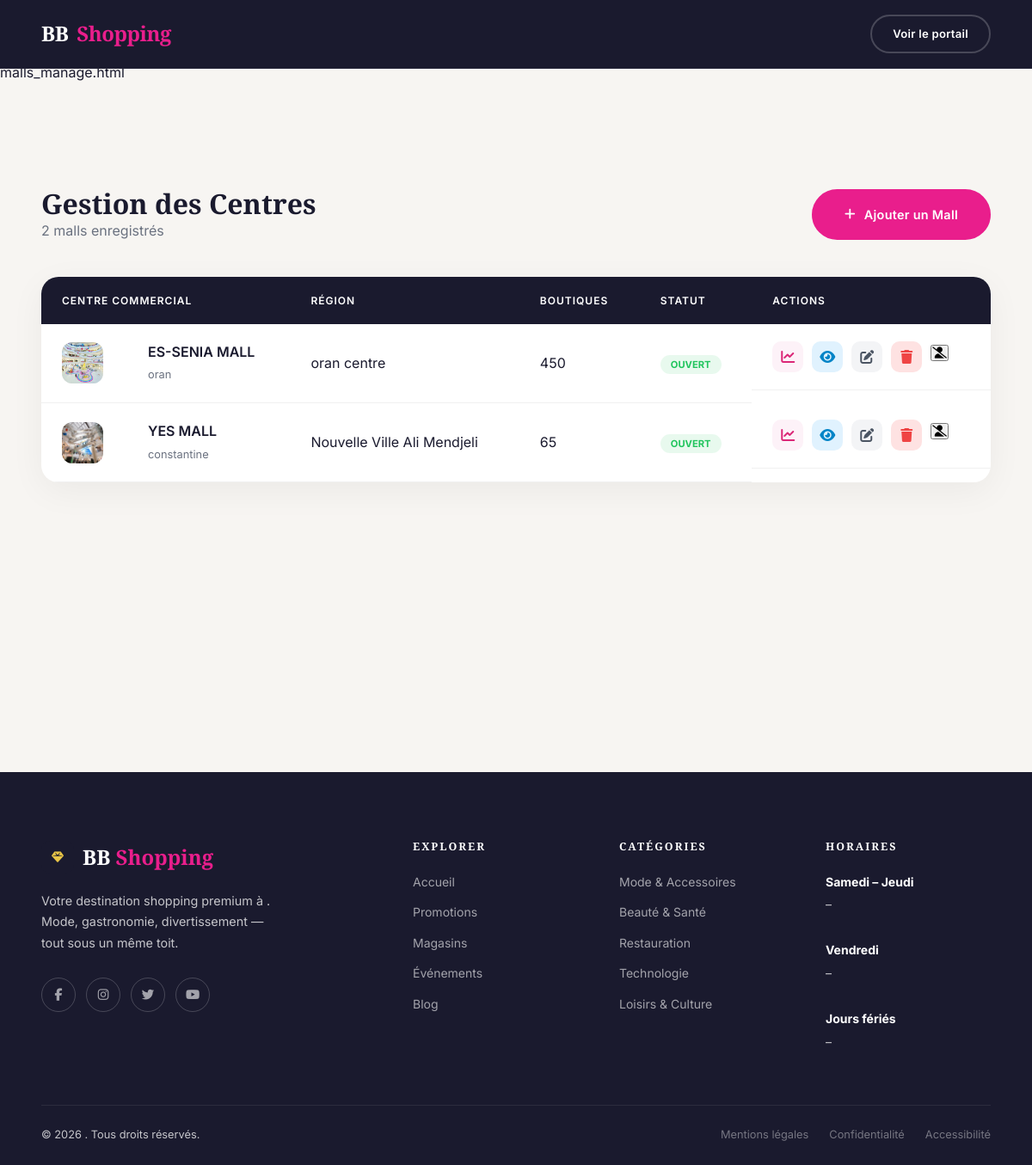
The app's page /malls/manage/ (signed in) with its own data.
### centre_commercial/models.py (models this page shows, shortened)
class Mall(models.Model):
    CITIES = [
        ('constantine', 'Constantine'),
        ('alger', 'Alger'),
        ('oran', 'Oran'),
        ('annaba', 'Annaba'),
        ('setif', 'Sétif'),
        ('autre', 'Autre'),
    ]
    manager = models.ForeignKey(User,on_delete=models.CASCADE, null=True, blank=True, related_name='malls')
    name = models.CharField(max_length=200)
    slug = models.SlugField(unique=True, blank=True)
    city = models.CharField(max_length=50, choices=CITIES)
    region = models.CharField(max_length=100)
    address = models.CharField(max_length=300)
    image = models.ImageField(upload_to='malls/', blank=True, null=True)
    bg_color = models.CharField(max_length=200, default="linear-gradient(135deg,#1a1a2e,#2d1f6e)",
                                  verbose_name="Gradient CSS (fallback image)",
                                  help_text="Ex: linear-gradient(135deg,#1a1a2e,#e91e8c)")
    description_short = models.CharField(max_length=180, blank=True)
    description = models.TextField(blank=True, default="Description of the mall", help_text="Description of the mall", verbose_name="Description")
    is_actif = models.BooleanField(default=False)
    is_open = models.BooleanField(default=True)
    is_featured = models.BooleanField(default=False)
    badge           = models.CharField(max_length=40, blank=True, verbose_name="Badge (ex: New, Phare)")
    observation     = models.TextField(blank=True, default="", help_text="En cas de fermeture ou autre",verbose_name="Observation",)
    phone        = models.CharField(max_length=20, blank=True, null=True, verbose_name="Phone")
    email            = models.EmailField(blank=True, null=True)
    website         = models.URLField(blank=True, null=True)
    opening_time = models.TimeField()
    closing_time = models.TimeField()
    number_of_shops = models.IntegerField(default=0)
    number_of_parking_spaces = models.IntegerField(default=0)
    created_at = models.DateTimeField(auto_now_add=True)
    updated_at = models.DateTimeField(auto_now=True)
    opening_date = models.DateField(blank=True, null=True, verbose_name="Opening date (if future)")
    class Meta:
        verbose_name = "Centre Commercial (Mall)"
        verbose_name_plural = "Centres Commerciaux (Malls)"
        ordering = ['-is_featured', 'name']
    @property
    def is_open_now(self):
        if self.is_actif:
            return False
        if not self.is_open:
            return False
        now = timezone.localtime().time()
        if self.opening_time < self.closing_time:
            return self.opening_time <= now <= self.closing_time
        return now >= self.opening_time or now <= self.closing_time

### centre_commercial/views.py (the view)
# urls.py: path('malls/manage/', views.MallsManageView.as_view(), name='malls_manage'),
class MallsManageView(ListView):
    model = Mall
    template_name = 'mall/mall_list_manage.html'
    context_object_name = 'malls'

### centre_commercial/context_processors.py (called while the page is built)
def cart_processor(request):
    cart_count = 0
    if request.user.is_authenticated:
        order = Order.objects.filter(user=request.user, status='pending').first()
        if order:
            cart_count = sum(item.quantity for item in order.items.all())
    return {
        'cart_count': cart_count
    }

def wishlist_processor(request):
    wishlist_count = 0
    mall_slug = None
    if request.user.is_authenticated:
        wishlist = getattr(request.user, 'wishlist', None)
        if wishlist:
            wishlist_count = wishlist.products.count()
    if request.resolver_match:
        mall_slug = request.resolver_match.kwargs.get('mall_slug')
    return {
        'wishlist_count': wishlist_count,
        'mall_slug': mall_slug
    }

### templates/mall/mall_list_manage.html (shortened to what this page needs)
{% extends 'base.html' %}
{% load static %}
{% load humanize %}
{% block content %}
malls_manage.html
<header class="portal-nav" style="background: #1a1a2e; height: 80px; display: flex; align-items: center; padding: 0 48px; position: fixed; top: 0; left: 0; right: 0; z-index: 1000;">
    <a href="{% url 'malls_manage' %}" class="portal-nav__brand" style="color: #fff; text-decoration: none; font-size: 1.5rem; font-weight: 800; font-family: 'Playfair Display', serif;">
        BB <span>Shopping</span>
    </a>
    <div style="margin-left: auto;">
        <a href="{% url 'home' %}" class="ym-btn ym-btn--sm ym-btn--ghost" style="color:#fff; border-color: rgba(255,255,255,0.2);">Voir le portail</a>
    </div>
</header>
<section class="dashboard-section">
    <div class="ym-container">
        <div class="dashboard-header">
            <div>
                <h1 style="font-family: 'Playfair Display', serif; font-size: 2rem;">Gestion des Centres</h1>
                <p style="color: #6b7280;">{{ malls|length }} mall{{ malls|pluralize:"s" }} enregistré{{ malls|pluralize:"s" }}</p>
            </div>
            <a href="{% url 'mall_create' %}" class="ym-btn ym-btn--primary">
                <i class="fas fa-plus"></i> Ajouter un Mall
            </a>
        </div>
        <div class="dashboard-card">
            <table class="dashboard-table">
                <thead>
                    <tr>
                        <th colspan="2">Centre Commercial</th>
                        <th>Région</th>
                        <th>Boutiques</th>
                        <th>Statut</th>
                        <th>Actions</th>
                    </tr>
                </thead>
                <tbody>
                    {% for mall in malls %}
                    <tr>
                        <td style="width: 100px;">
                           {% if mall.image and mall.image.url %}
                                <img src="{{ mall.image.url }}" class="mall-avatar" alt="{{ mall.nom }}">
                            {% else %}
                                <div class="mall-avatar" style="background: {{ mall.couleur_bg }};"></div>
                            {% endif %}
                        </td>
                        <td>
                            <span class="mall-name">{{ mall.name }}</span>
                            <span class="mall-city">{{ mall.city }}</span>
                        </td>
                        <td>{{ mall.region }}</td>
                        <td>{{ mall.number_of_shops }}</td>
                        <td>
                            {% if mall.is_open_now %}
                                <span class="badge-status badge-open">Ouvert</span>
                            {% else %}
                                <span class="badge-status badge-closed">Fermé</span>
                            {% endif %}
                        </td>
                        <td class="actions-cell">
                            <a href="{% url 'mall_dashboard' mall.slug %}" class="btn-action btn-dashboard" title="Dashboard de Gestion" style="background: #fdf2f8; color: #db2777;">
                                <i class="fas fa-chart-line"></i>
                            </a>
                            <a href="{% url 'mall' mall.slug %}" class="btn-action btn-view" title="Voir sur le portail">
                                <i class="fas fa-eye"></i>
                            </a>
                            <a href="{% url 'mall_update' mall.slug %}" class="btn-action btn-edit" title="Modifier">
                                <i class="fas fa-edit"></i>
                            </a>
                            <a href="{% url 'mall_delete' mall.slug %}" class="btn-action btn-delete" title="Supprimer">
                                <i class="fas fa-trash"></i>
                            </a>
                            <form method="POST" action="{% url 'mall_toggle' mall.id %}" class="d-inline">
                                        <button
                                            type="submit"
                                            class="btn btn-sm {% if mall.is_actif %}btn-outline-danger{% else %}btn-outline-success{% endif %}"
                                            onclick="return confirm('{% if mall.is_actif %} Suspend this mall ? {% else %} Activate this mall ?{% endif %}')"
                                            title="{% if mall.is_actif %}Suspend mall{% else %} Activate mall {% endif %}"
                                        >
                                        <i class="fa {% if mall.is_actif %}fa-user-check{% else %}fa-user-slash{% endif %}"></i>
                                    </button>
                                    </form>
                        </td>
                    </tr>
                    {% endfor %}
                </tbody>
            </table>
        </div>
    </div>
</section>
{% endblock %}

### static/css/main.css (style rules this page uses)
:root { --color-primary: #1a1a2e; --color-secondary: #16213e; --color-accent: #e8c547; --color-accent2: #c9a227; --color-pink: #e91e8c; --color-surface: #ffffff; --color-bg: #f7f5f2; --color-text: #1a1a2e; --color-muted: #6b7280; --color-border: #e5e7eb; --font-display: 'Playfair Display', Georgia, serif; --font-body: 'Inter', system-ui, sans-serif; --radius-sm: 6px; --radius-md: 12px; --radius-lg: 20px; --radius-xl: 32px; --shadow-sm: 0 2px 8px rgba(0,0,0,.06); --shadow-md: 0 8px 30px rgba(0,0,0,.10); --shadow-lg: 0 20px 60px rgba(0,0,0,.15); --shadow-xl: 0 30px 80px rgba(0,0,0,.20); --transition: 0.3s cubic-bezier(0.4, 0, 0.2, 1); --transition-slow: 0.6s cubic-bezier(0.4, 0, 0.2, 1); }
*, *::before, *::after { box-sizing: border-box; margin: 0; padding: 0; }
html { scroll-behavior: smooth; }
body { font-family: var(--font-body); background-color: var(--color-bg); color: var(--color-text); overflow-x: hidden; line-height: 1.6; }
h1, h2, h3, h4, h5 { font-family: var(--font-display); line-height: 1.2; font-weight: 700; }
a { color: inherit; text-decoration: none; }
img { max-width: 100%; display: block; }
.ym-btn { display: inline-flex; align-items: center; gap: 10px; padding: 16px 36px; border-radius: 50px; font-weight: 600; font-size: 0.9rem; letter-spacing: 0.02em; transition: all var(--transition); cursor: pointer; border: 2px solid transparent; }
.ym-btn--primary { background: var(--color-pink); color: #fff; border-color: var(--color-pink); }
.ym-btn--ghost { background: transparent; color: #fff; border-color: rgba(255,255,255,0.5); }
.ym-btn--sm { padding: 10px 24px; font-size: 0.82rem; }
.ym-container { width: 100%; max-width: 1380px; margin: 0 auto; padding: 0 48px; }

### static/css/portal.css (style rules this page uses)
.portal-nav { position: fixed; top: 0; left: 0; right: 0; z-index: 1000; display: flex; align-items: center; justify-content: space-between; padding: 0 48px; height: 72px; background: rgba(10, 10, 26, 0.92); backdrop-filter: blur(16px); -webkit-backdrop-filter: blur(16px); border-bottom: 1px solid rgba(255,255,255,0.06); }
.portal-nav__brand { display: flex; align-items: center; gap: 10px; font-family: var(--font-display); font-size: 1.6rem; font-weight: 900; color: #fff; letter-spacing: -0.5px; text-decoration: none; }
.portal-nav__brand span { color: var(--color-pink); }

### templates/mall/mall_list_manage.html (style rules this page uses)
.dashboard-section { padding: 120px 0; background: #f7f5f2; min-height: 100vh; }
.dashboard-header { display: flex; justify-content: space-between; align-items: center; margin-bottom: 40px; }
.dashboard-card { background: #fff; border-radius: 20px; overflow: hidden; box-shadow: 0 10px 40px rgba(0,0,0,0.05); }
.dashboard-table { width: 100%; border-collapse: collapse; }
.dashboard-table th { background: #1a1a2e; color: #fff; text-align: left; padding: 18px 24px; font-weight: 600; text-transform: uppercase; font-size: 0.75rem; letter-spacing: 1px; }
.dashboard-table td { padding: 20px 24px; border-bottom: 1px solid #f0f0f0; vertical-align: middle; }
.mall-avatar { width: 48px; height: 48px; border-radius: 12px; object-fit: cover; background: #eee; }
.mall-name { font-weight: 600; color: #1a1a2e; display: block; }
.mall-city { font-size: 0.8rem; color: #6b7280; }
.badge-status { padding: 4px 12px; border-radius: 50px; font-size: 0.7rem; font-weight: 700; text-transform: uppercase; }
.badge-open { background: rgba(34, 197, 94, 0.1); color: #22c55e; }
.actions-cell { display: flex; gap: 10px; }
.btn-action { width: 36px; height: 36px; border-radius: 10px; display: flex; align-items: center; justify-content: center; transition: all 0.2s ease; border: none; cursor: pointer; text-decoration: none; }
.btn-edit { background: #f3f4f6; color: #4b5563; }
.btn-delete { background: #fee2e2; color: #ef4444; }
.btn-view { background: #e0f2fe; color: #0284c7; }

### records on screen
Mall: image (picture), name "ES-SENIA MALL", city "oran", region "oran centre", number_of_shops "450", is_actif "OUVERT"
Mall: image (picture), name "YES MALL", city "constantine", region "Nouvelle Ville Ali Mendjeli", number_of_shops "65", is_actif "OUVERT"

### other values on screen
{{ malls|length }} "2"
